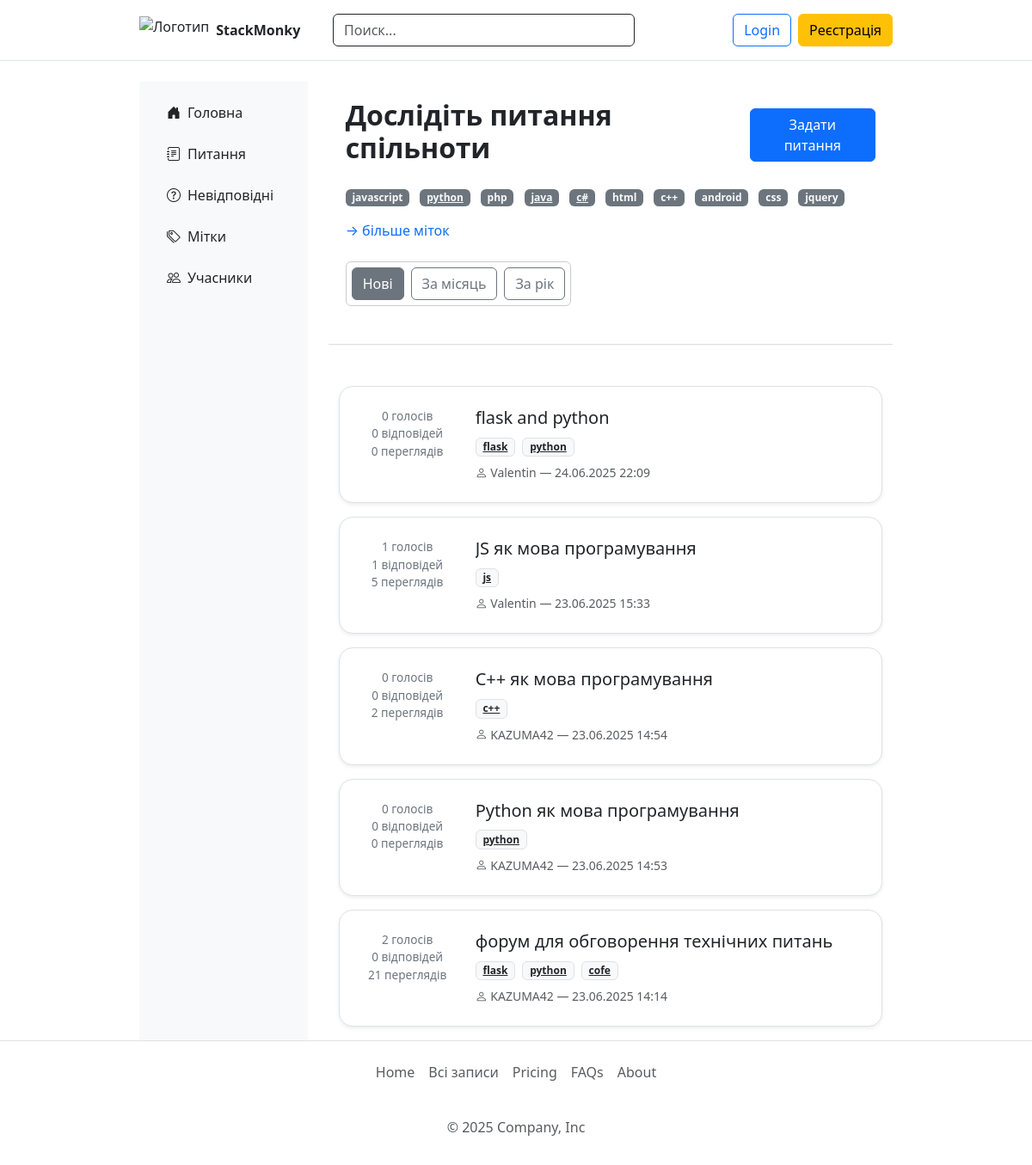
Page /main.index on the committed database.
### main/models.py (models this page shows, shortened)
class Post(db.Model):
    id = db.Column(db.Integer, primary_key=True)
    title = db.Column(db.String(100), nullable=False)
    text = db.Column(db.Text, nullable=False)
    likes = db.Column(db.Integer, default=0)
    dislikes = db.Column(db.Integer, default=0)
    votes = db.Column(db.Integer, default=0)
    created_at = db.Column(db.DateTime, default=datetime.utcnow)
    tags = db.relationship('Tag', secondary='post_tags', back_populates='posts')
    views = db.Column(db.Integer, default=0)
    image_filename = db.Column(db.String(255))
    author_id = db.Column(db.Integer, db.ForeignKey('user.id'))
    author = db.relationship('User', backref='posts')
    comments = db.relationship('Comment', back_populates='post', lazy=True, overlaps="comments,post")

class Tag(db.Model):
    id = db.Column(db.Integer, primary_key=True)
    name = db.Column(db.String(64), unique=True, nullable=False)
    description = db.Column(db.Text, nullable=True)
    posts = db.relationship('Post', secondary=post_tags, back_populates='tags')

class User(db.Model, UserMixin):
    id = db.Column(db.Integer, primary_key=True)
    about = db.Column(db.Text, default='', nullable=False)
    username = db.Column(db.String(64), unique=True, nullable=False)
    email = db.Column(db.String(120), unique=True, nullable=False)
    password_hash = db.Column(db.String(128), nullable=False)
    is_admin = db.Column(db.Boolean, default=False)
    avatar_url = db.Column(db.String(255), default='default_avatar.png')
    preferred_lang = db.Column(db.String(10), default='uk', nullable=False)
    description = db.Column(db.Text, default='', nullable=False)
    last_seen = db.Column(db.DateTime, default=datetime.utcnow)
    is_online = db.Column(db.Boolean, default=False)
    reputation = db.Column(db.Integer, default=0)
    discord = db.Column(db.String(100), nullable=True)
    location = db.Column(db.String(100), nullable=True)
    membership_duration = db.Column(db.String(100), nullable=True)  # Например, "7 лет 9 месяцев"
    about_section = db.Column(db.Text, default='', nullable=True)   # Блок "о себе"
    welcome_section = db.Column(db.Text, default='', nullable=True) # Приветственный текст
    comment_votes = db.relationship('CommentVote', back_populates='user', cascade='all, delete-orphan')

### main/routes/main_routes.py (the view)
@main_bp.route("/")
@main_bp.route('/main.index')
def index():
    period = request.args.get('period', 'all')
    now = datetime.utcnow()
    if period == 'month':
        date_from = now - timedelta(days=30)
        posts = Post.query.filter(Post.created_at >= date_from).order_by(Post.created_at.desc()).all()
    elif period == 'year':
        date_from = now - timedelta(days=365)
        posts = Post.query.filter(Post.created_at >= date_from).order_by(Post.created_at.desc()).all()
    else:
        posts = Post.query.order_by(Post.created_at.desc()).all()
    for post in posts:
        post.likes_count = PostVote.query.filter_by(post_id=post.id, value=1).count()
        post.dislikes_count = PostVote.query.filter_by(post_id=post.id, value=-1).count()
        post.comments_count = Comment.query.filter_by(post_id=post.id).count()
    popular_tags = ['javascript', 'python', 'php', 'java', 'c#', 'html', 'c++', 'android', 'css', 'jquery']
    tag_ids = {tag.name.lower(): tag.id for tag in Tag.query.filter(Tag.name.in_(popular_tags)).all()}
    return render_template(
        'index.html',
        posts=posts,
        current_filter=period,
        tag_ids=tag_ids,
        empty_message="Постів за вказаний період не знайдено." if not posts else None
    )

### main/__init__.py (called while the page is built)
def get_locale():
    if current_user.is_authenticated and current_user.preferred_lang:
        return current_user.preferred_lang
    if 'lang' in session:
        return session['lang']
    return request.accept_languages.best_match(['uk', 'en'])

### main/routes/main_routes.py (called while the page is built)
@main_bp.before_request
def update_last_seen():
    if current_user.is_authenticated:
        now = datetime.utcnow()
        last_seen = current_user.last_seen or datetime(2000, 1, 1)
        if now - last_seen > timedelta(minutes=1):
            current_user.last_seen = now
            current_user.is_online = True
            try:
                db.session.commit()
            except Exception:
                db.session.rollback()

### main/templates/index.html (shortened to what this page needs)
{% extends 'base.html' %}
{% block content %}
<div class="main-panel mb-5">
  <div class="panel-header d-flex justify-content-between align-items-center">
    <h2 class="fw-bold">Дослідіть питання спільноти</h2>
    <a href="{{ url_for('main.create') }}" class="btn btn-primary">Задати питання</a>
  </div>
<div class="tags-list mt-3 mb-4">
  {% for tag in ['javascript', 'python', 'php', 'java', 'c#', 'html', 'c++', 'android', 'css', 'jquery'] %}
    {% if tag_ids.get(tag) %}
      <a href="{{ url_for('main.tag_detail', tag_id=tag_ids[tag]) }}" class="badge bg-secondary text-light me-2 mb-2">
        {{ tag }}
      </a>
    {% else %}
      <span class="badge bg-secondary text-light me-2 mb-2 disabled" title="Тег не знайдено в БД">
        {{ tag }}
      </span>
    {% endif %}
  {% endfor %}
  <a href="{{ url_for('main.tags') }}" class="text-decoration-none d-inline-block mt-2">→ більше міток</a>
</div>
  <div class="filters d-flex gap-2 mb-4">
    <a href="{{ url_for('main.index', period='all') }}" class="btn btn-outline-secondary {% if current_filter == 'all' %}active{% endif %}">Нові</a>
    <a href="{{ url_for('main.index', period='month') }}" class="btn btn-outline-secondary {% if current_filter == 'month' %}active{% endif %}">За місяць</a>
    <a href="{{ url_for('main.index', period='year') }}" class="btn btn-outline-secondary {% if current_filter == 'year' %}active{% endif %}">За рік</a>
  </div>
</div>
<div class="container mt-4">
  {% if posts %}
    {% for post in posts %}
      <div class="card mb-3 shadow-sm border rounded-4 p-4">
        <div class="d-flex">
          <div class="text-center me-4" style="width: 110px; font-size: 0.85rem; color: #6c757d; flex-shrink: 0;">
            <div>{{ (post.likes_count - post.dislikes_count) or 0 }} голосів</div>
            <div>{{ post.comments_count or 0 }} відповідей</div>
            <div>{{ post.views or 0 }} переглядів</div>
          </div>
          <div class="flex-grow-1 d-flex flex-column">
            <a href="{{ url_for('main.post_detail', post_id=post.id) }}"
               class="h5 text-decoration-none text-dark mb-2 d-block"
               style="white-space: nowrap; overflow: hidden; text-overflow: ellipsis; max-width: 100%;">
              {{ post.title }}
            </a>
            {% if post.tags %}
            <div class="mb-2">
              {% for tag in post.tags %}
                <a href="{{ url_for('main.tag_detail', tag_id=tag.id) }}" class="badge bg-light text-dark border me-1">
                  {{ tag.name }}
                </a>
              {% endfor %}
            </div>
            {% endif %}
            <div class="text-muted small">
              <i class="bi bi-person"></i>
              {{ post.author.username }} — {{ post.created_at.strftime('%d.%m.%Y %H:%M') }}
            </div>
          </div>
        </div>
      </div>
    {% endfor %}
  {% else %}
  <div class="alert alert-info">Постів за вказаний період не знайдено.</div>
  {% endif %}
</div>
{% endblock %}

### main/templates/base.html (shortened to what this page needs)
<!DOCTYPE html>
<html lang="{{ get_locale() }}">
<head>
  <link href="https://cdn.jsdelivr.net/npm/bootstrap@5.3.5/dist/css/bootstrap.min.css" rel="stylesheet" />
  <link href="https://cdn.jsdelivr.net/npm/bootstrap-icons@1.10.5/font/bootstrap-icons.css" rel="stylesheet" />
  <link rel="stylesheet" href="{{ url_for('main.static', filename='css/main.css') }}" />
</head>
<body class="d-flex flex-column min-vh-100">
  <div class="flex-grow-1">
    <header class="p-3 text-bg-white border-bottom">
      <div class="container">
        <div class="row align-items-center justify-content-between">
          <div class="col-md-3 d-flex align-items-center">
            <a href="{{ url_for('main.index') }}" class="d-flex align-items-center text-dark text-decoration-none">
              <img src="{{ url_for('main.static', filename='image/icon.png') }}" alt="Логотип" class="me-2" style="height: 32px;" />
              <span class="fw-bold">StackMonky</span>
            </a>
          </div>
          <div class="col-md-5">
            <form class="d-flex" role="search" action="{{ url_for('main.posts') }}" method="GET">
              <input
                type="search"
                name="q"
                class="form-control text-bg-white border-dark"
                placeholder="{{ _('Поиск...') }}"
                aria-label="Search"
                value="{{ request.args.get('q', '') }}"
              />
            </form>
          </div>
          <div class="col-md-4 d-flex align-items-center justify-content-end gap-2">
            {% if current_user.is_authenticated %}
              <a href="{{ url_for('main.profile', user_id=current_user.id) }}" class="me-2 text-decoration-none fw-semibold">
                {{ current_user.username }}
              </a>
              <a href="{{ url_for('main.logout') }}" class="btn btn-outline-danger">{{ _('Вийти') }}</a>
            {% else %}
              <a href="{{ url_for('main.login') }}" class="btn btn-outline-primary">{{ _('Login') }}</a>
              <a href="{{ url_for('main.register') }}" class="btn btn-warning">{{ _('Реєстрація') }}</a>
            {% endif %}
          </div>
        </div>
      </div>
    </header>
    <main class="container d-flex mt-4">
      {% if request.endpoint not in ['main.login', 'main.register'] %}
        <aside class="bg-light p-3 me-4" style="width: 220px;">
          <ul class="nav flex-column">
            <li class="nav-item mb-2">
              <a href="{{ url_for('main.index') }}" class="nav-link {% if request.endpoint == 'main.index' %}active{% endif %} text-dark d-flex align-items-center">
                <i class="bi bi-house-door-fill me-2"></i> {{ _('Головна') }}
              </a>
            </li>
            <li class="nav-item mb-2">
              <a href="{{ url_for('main.posts') }}" class="nav-link {% if request.endpoint == 'main.posts' %}active{% endif %} text-dark d-flex align-items-center">
                <i class="bi bi-journal-text me-2"></i> {{ _('Питання') }}
              </a>
            </li>
            <li class="nav-item mb-2">
              <a href="{{ url_for('main.unanswered') }}" class="nav-link text-dark d-flex align-items-center">
                <i class="bi bi-question-circle me-2"></i> {{ _('Невідповідні') }}
              </a>
            <li class="nav-item mb-2">
              <a href="{{ url_for('main.tags') }}" class="nav-link {% if request.endpoint == 'main.tags' %}active{% endif %} text-dark d-flex align-items-center">
                <i class="bi bi-tags me-2"></i> {{ _('Мітки') }}
              </a>
            </li>
            <li class="nav-item mb-2">
              <a href="#" class="nav-link text-dark d-flex align-items-center">
                <i class="bi bi-people me-2"></i> {{ _('Учасники') }}
              </a>
            </li>
          </ul>
        </aside>
      {% endif %}
      <div class="flex-grow-1">
        {% block content %}{% endblock %}
      </div>
    </main>
  </div>
  <footer class="py-3 border-top mt-auto">
    <div class="container">
      <ul class="nav justify-content-center pb-3 mb-3">
        <li class="nav-item"><a href="{{ url_for('main.posts') }}" class="nav-link px-2 text-body-secondary">{{ _('Home') }}</a></li>
        <li class="nav-item"><a href="{{ url_for('main.create') }}" class="nav-link px-2 text-body-secondary">{{ _('Всі записи') }}</a></li>
        <li class="nav-item"><a href="#" class="nav-link px-2 text-body-secondary">{{ _('Pricing') }}</a></li>
        <li class="nav-item"><a href="#" class="nav-link px-2 text-body-secondary">{{ _('FAQs') }}</a></li>
        <li class="nav-item"><a href="#" class="nav-link px-2 text-body-secondary">{{ _('About') }}</a></li>
      </ul>
      <p class="text-center text-body-secondary">© 2025 Company, Inc</p>
    </div>
  </footer>
</body>
</html>

### main/static/css/main.css (style rules this page uses)
header { position: sticky; top: 0; z-index: 1000; background: #fff; }
.container { width: 100%; max-width: 900px; }
.main-panel { padding: 20px; border-bottom: 1px solid #ddd; }
.panel-header { display: flex; justify-content: space-between; align-items: center; }
.tags-list { margin-top: 15px; margin-bottom: 15px; }
.filters { display: flex; gap: 10px; border: 1px solid #ccc; border-radius: 6px; padding: 6px; width: fit-content; }

### rows in the picture
Post: likes_count "0", comments_count "0", views "0", title "flask and python", author.username "Valentin", created_at "24.06.2025 22:09"
Tag: name "flask"
Tag: name "python"
Post: likes_count "1", comments_count "1", views "5", title "JS як мова програмування", author.username "Valentin", created_at "23.06.2025 15:33"
Tag: name "js"
Post: likes_count "0", comments_count "0", views "2", title "C++ як мова програмування", author.username "KAZUMA42", created_at "23.06.2025 14:54"
Tag: name "с++"
Post: likes_count "0", comments_count "0", views "0", title "Python як мова програмування", author.username "KAZUMA42", created_at "23.06.2025 14:53"
Post: likes_count "2", comments_count "0", views "21", title "форум для обговорення технічних питань", author.username "KAZUMA42", created_at "23.06.2025 14:14"
Tag: name "cofe"

### other values in the picture
{{ tag }} "javascript" "php" "html" "c++" "android" "css" "jquery"
{{ tag }} "python" "java" "c#"
